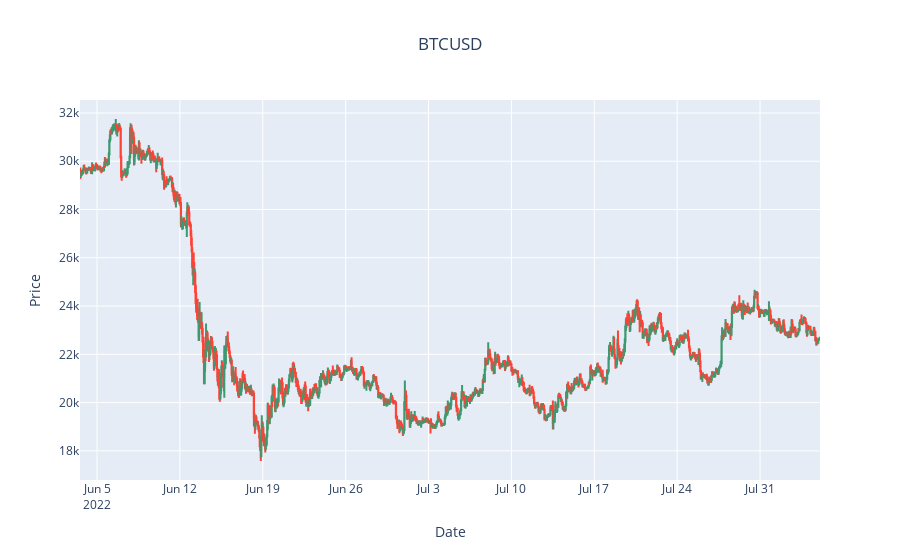

Here is the notebook cell this chart was saved with:
### Code cell
# create a graph object
fig = go.Figure()

#set up layout
fig.update_layout(
    title={
        'text' : "BTCUSD",
        "x" : 0.5,
        'xanchor': 'center'
    },
    xaxis_title="Date",
    yaxis_title='Price',
    xaxis_rangeslider_visible=False
)

#add candletstick
fig.add_trace(
    go.Candlestick(
        x=df['date'],
        open=df['open'],
        high=df['high'],
        low=df['low'],
        close=df['close']
    )
)

fig.show()

### Figure 1 — Plotly figure (JSON) as saved in the notebook; plotly's stock layout.template omitted (floating-point values rounded to 4 significant figures; data arrays with more than 128 entries replaced by an {"elided": "..."} marker saying what was removed)
{"data": [{"close": {"elided": "1500 int values"}, "high": {"elided": "1500 int values"}, "low": {"elided": "1500 int values"}, "open": {"elided": "1500 int values"}, "type": "candlestick", "x": {"elided": "1500 str values"}}], "layout": {"title": {"text": "BTCUSD", "x": 0.5, "xanchor": "center"}, "xaxis": {"rangeslider": {"visible": false}, "title": {"text": "Date"}}, "yaxis": {"title": {"text": "Price"}}}}
